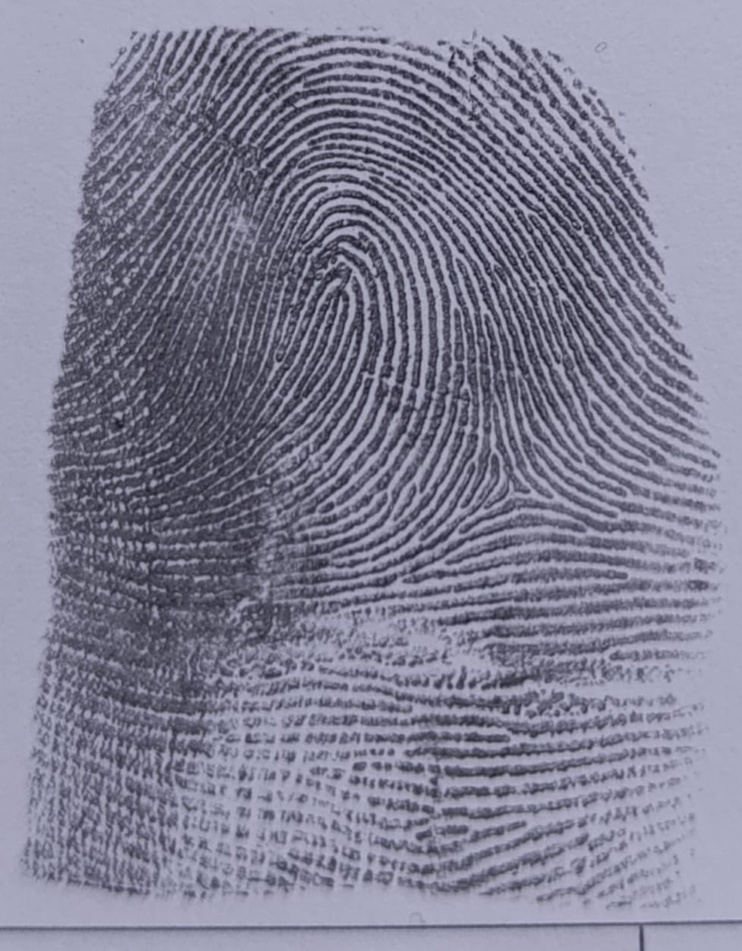
#> input picture uploads/20250519_160220_52ed3419_1_IMG-20250319-WA0136.jpg, 742 x 951 px, shrunk from 979 x 1256 before the run
$ python -i extract_features.py   (imports and definitions only)   (older library calls are emulated)
#> lines starting #> are read from the running program, lines starting #| are printed output that depends on the picture
#> further down, picture is the input picture: shape (951, 742, 3); mean B, G, R 148.5, 128.8, 129.6
import cv2
import numpy as np
from skimage.feature import peak_local_max
from scipy.ndimage import gaussian_filter

def compute_orientation_field(image, block_size=16):
    """Compute the orientation field of the fingerprint"""
#> called with block_size = 16
    # Apply Sobel operators
    sobelx = cv2.Sobel(image, cv2.CV_64F, 1, 0, ksize=3)
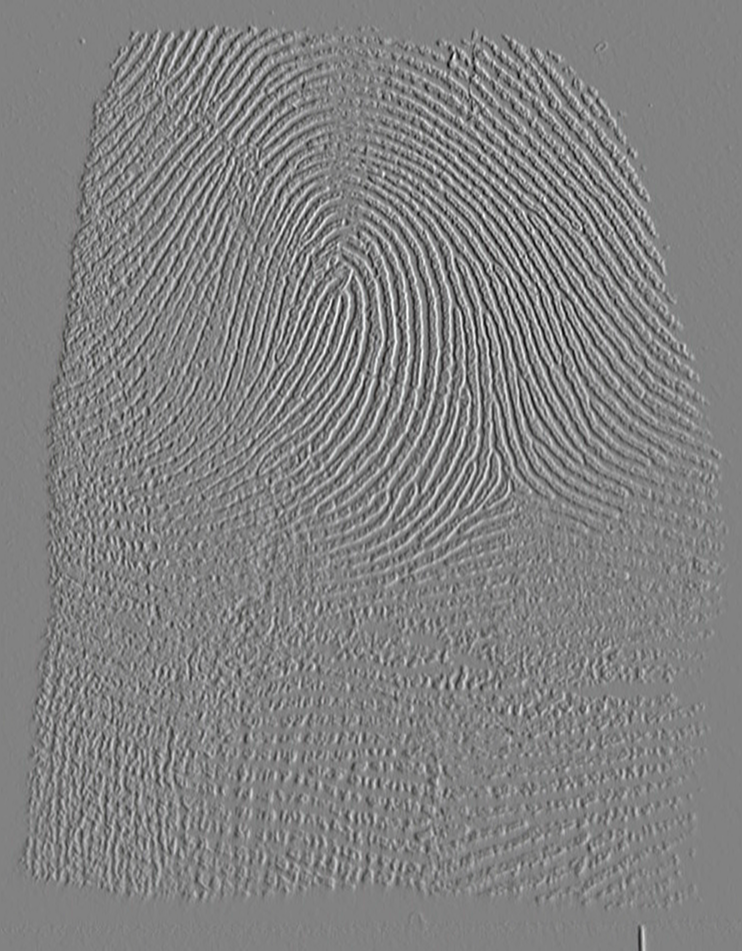
#> sobelx: shape (951, 742, 3) float64; mean B, G, R 0.1, 0.1, 0.1; drawn with min black and max white
    sobely = cv2.Sobel(image, cv2.CV_64F, 0, 1, ksize=3)
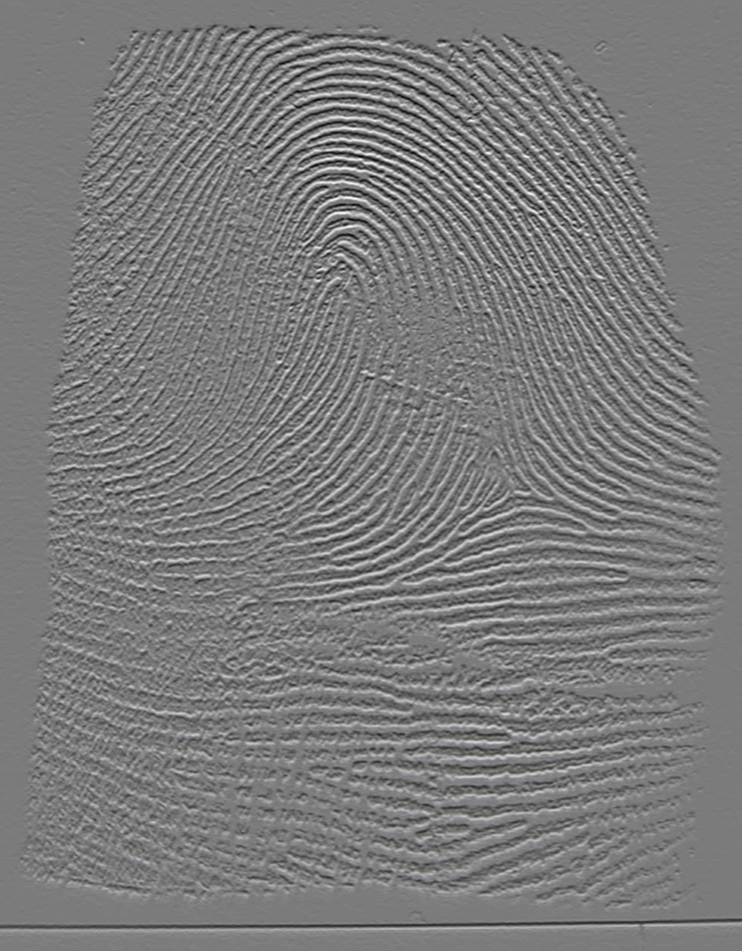
#> sobely: shape (951, 742, 3) float64; mean B, G, R 0, 0, 0; drawn with min black and max white

    # Compute orientation
    orientation = np.arctan2(sobely, sobelx) / 2
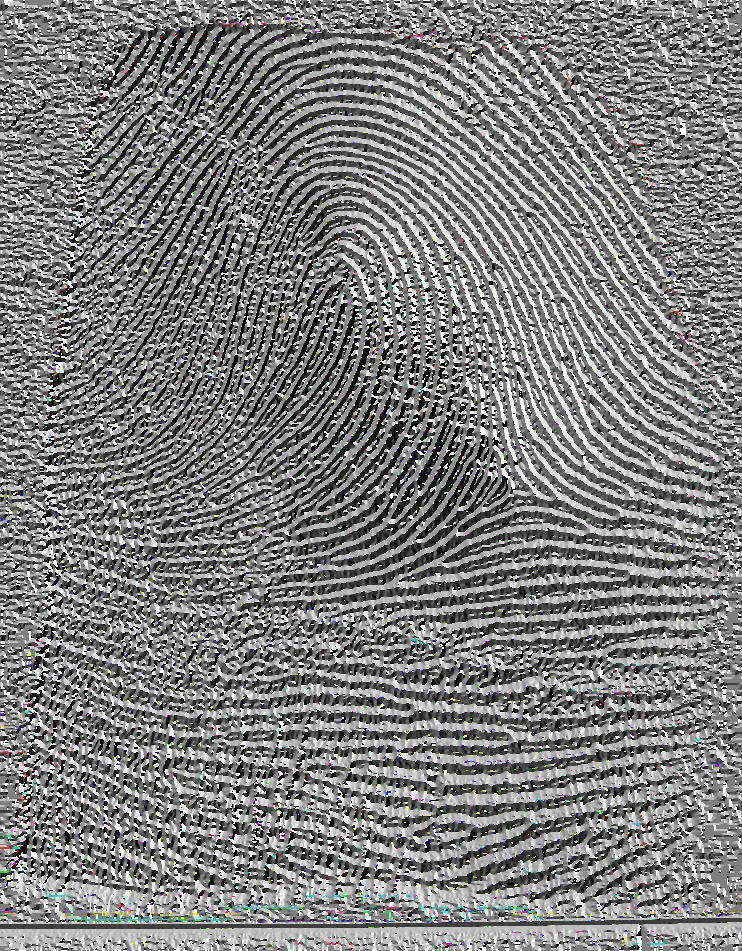
#> orientation: shape (951, 742, 3) float64; mean B, G, R 0.00927, 0.00936, 0.00878; drawn with min black and max white

    # Smooth orientation field
    orientation = gaussian_filter(orientation, sigma=2)
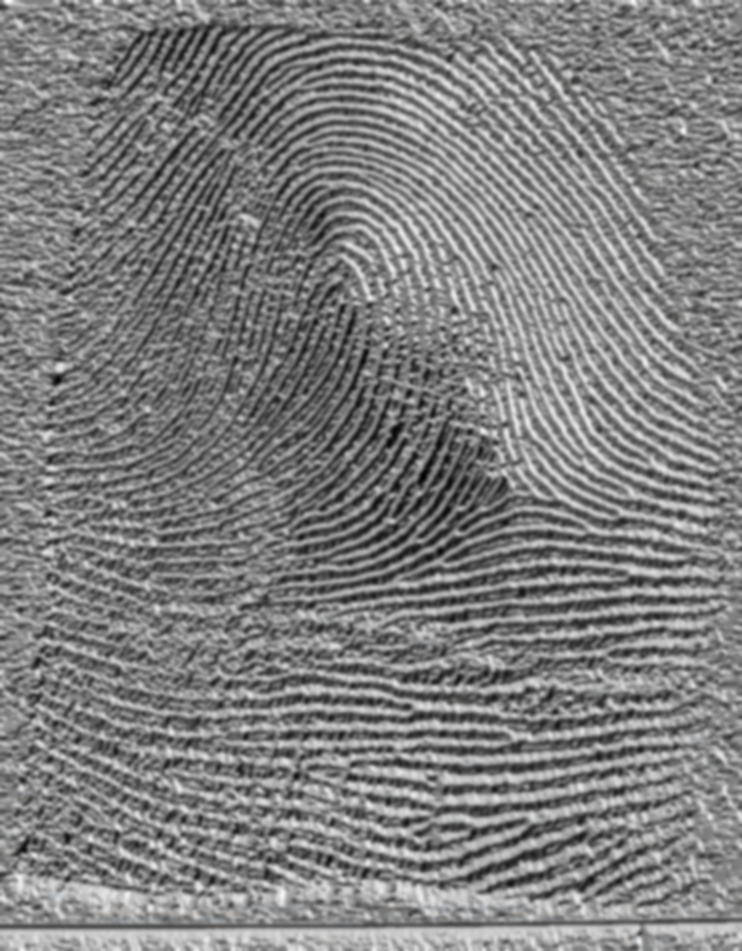
#> orientation: shape (951, 742, 3) float64; mean B, G, R 0.00916, 0.00914, 0.00911; drawn with min black and max white

    return orientation

# [29 lines left out: function skeletonize, not called in this run]

def detect_minutiae(image, orientation_field):
    """Detect minutiae points in the fingerprint"""
    # Apply adaptive thresholding
#> (the run stopped early here; a loop or call above may not have finished)
